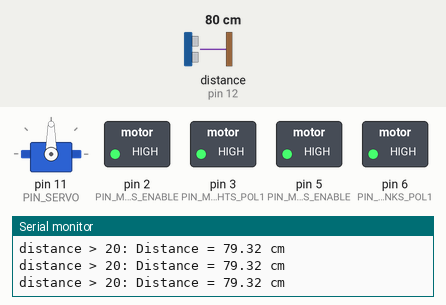
Recording of a sketch running on a simulated Arduino Uno, built with avr-gcc and run on an emulated ATmega328P. On the bench: servo, switched loads named in the sketch (green lamp = pin HIGH), the last lines printed to the serial monitor. Wiring (inferred from the names in the program): ultrasonic range finder: trigger pin 13; echo pin 12. Inputs (shaded band) come from the test bench; at power-on: distance to the obstacle (sensor on pin 12) 80 cm. The echo pulse lasts 58.3 µs per cm; pins used as bus, display or sensor lines are not drawn.

Above: at 1.2 s.
1.3 s: distance to the obstacle (sensor on pin 12) set to 27 cm
4.3 s: distance to the obstacle (sensor on pin 12) set to 22 cm
At 6.1 s:
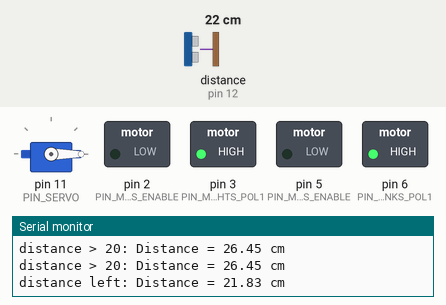
7.3 s: distance to the obstacle (sensor on pin 12) set to 60 cm
At 8.4 s:
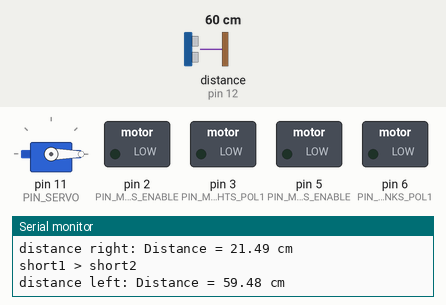
10.3 s: distance to the obstacle (sensor on pin 12) set to 9 cm
At 13.2 s:
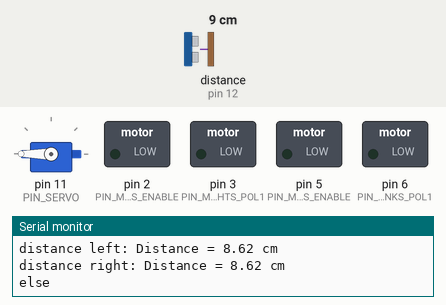
13.3 s: distance to the obstacle (sensor on pin 12) set to 7 cm
15.4 s: distance to the obstacle (sensor on pin 12) set to 4 cm
At 17.1 s:
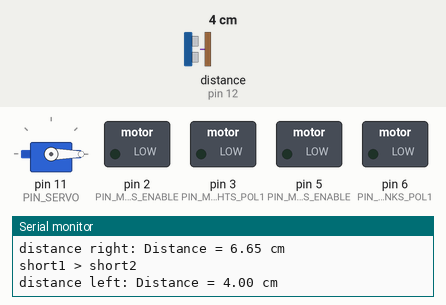
Timing chart, 0 to 18.0 s (numbered marks = the images above; inputs shaded):
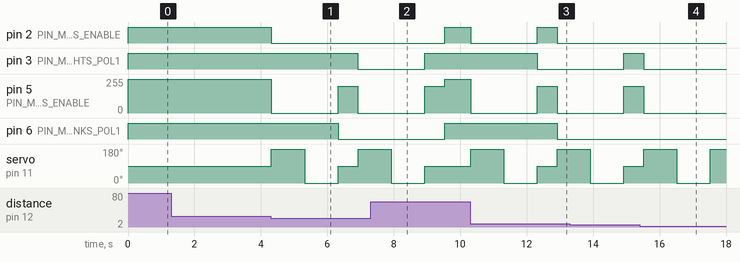

The sketch:

try4.ino
```cpp
# include "includes.h"
# include <Servo.h>

Servo sensordirection;

void setup()
{
  pinMode(PIN_MOTORRECHTS_ENABLE, OUTPUT);
  pinMode(PIN_MOTORRECHTS_POL1, OUTPUT);
  pinMode(PIN_MOTORRECHTS_POL2, INPUT);

  pinMode(PIN_MOTORLINKS_ENABLE, OUTPUT);
  pinMode(PIN_MOTORLINKS_POL1, OUTPUT);
  pinMode(PIN_MOTORLINKS_POL2, INPUT);

  //---------------------------------------------------------------------------------------------

  pinMode(PIN_SONIC_TRIGGER,OUTPUT);
  pinMode(PIN_SONIC_ECHO, INPUT);

  sensordirection.attach(PIN_SERVO);

  Serial.begin(19200);


}

  float distance = 1.0 ;
  float short1 = 1.0 ;
  float short2 = 1.0 ;


void loop() {


  // getDistance ();
  distance = getDistance ();

  if (distance > 25)
  {
    setDirection (FORWARD);
    drive (full);
     Serial.print("distance > 20: Distance = ");
     Serial.print(distance);
     Serial.println(" cm");


  }

  else
  {
    drive (stay);
    look (left);
    delay (500);
    short1 = getDistance ();
    delay (500);

     Serial.print("distance left: Distance = ");
     Serial.print(short1);
     Serial.println(" cm");

    look (right);
    delay (500);
    short2 = getDistance ();
    delay (500);

     Serial.print("distance right: Distance = ");
     Serial.print(short2);
     Serial.println(" cm");

    look (FORWARD);


    if (short1 <= 5 || short2 <= 5)
    {
      if (short1 <= 5)
      {
        turn (leftaround);
      }
      else if (short2 <= 5)
      {
        turn (rightaround);
      }
    }
    else if (short1 > short2)
    {
      Serial.println("short1 > short2");
      turn(left);

    }

    else if (short1 < short2)
    {
     Serial.println("short1 < short2");

     turn(right);

    }
    else
    {
      Serial.println("else");
      turn(rightaround);

    }
    }


}


//---------------------------------------------------------------------------------------------
void setDirection (int d)
{
if (d == 0)
{
  digitalWrite(PIN_MOTORRECHTS_POL1, HIGH);
  digitalWrite(PIN_MOTORRECHTS_POL2, LOW);

  digitalWrite(PIN_MOTORLINKS_POL1, HIGH);
  digitalWrite(PIN_MOTORLINKS_POL2, LOW);
}
else if (d == 1)
{
  digitalWrite(PIN_MOTORRECHTS_POL1, LOW);
  digitalWrite(PIN_MOTORRECHTS_POL2, HIGH);

  digitalWrite(PIN_MOTORLINKS_POL1, LOW);
  digitalWrite(PIN_MOTORLINKS_POL2, HIGH);
}
}
//---------------------------------------------------------------------------------------------
float getDistance ()
{
// Clear the trigPin by setting it LOW:
  digitalWrite(PIN_SONIC_TRIGGER, LOW);
  delayMicroseconds(5);

  // Trigger the sensor by setting the trigPin high for 10 microseconds:
  digitalWrite(PIN_SONIC_TRIGGER, HIGH);
  delayMicroseconds(10);
  digitalWrite(PIN_SONIC_TRIGGER, LOW);

  // Read the echoPin, pulseIn() returns the duration (length of the pulse) in microseconds:
  unsigned long duration = pulseIn(PIN_SONIC_ECHO, HIGH);
  // Calculate the distance:
  float distance = duration*0.034/2;
 // Serial.print("Distance = ");
 // Serial.print(distance);
 // Serial.println(" cm");
  return distance;
}
//---------------------------------------------------------------------------------------------
void drive(int s)
{
  if (s == stay)
  {
    analogWrite(PIN_MOTORRECHTS_ENABLE, SPEED_STOP);

    analogWrite(PIN_MOTORLINKS_ENABLE, SPEED_STOP);
  }

  else if (s == slow)
  {
    analogWrite(PIN_MOTORRECHTS_ENABLE, SPEED_SLOW);

    analogWrite(PIN_MOTORLINKS_ENABLE, SPEED_SLOW);
  }

  else if (s == moderate)
  {
    analogWrite(PIN_MOTORRECHTS_ENABLE, SPEED_MODERATE);

    analogWrite(PIN_MOTORLINKS_ENABLE, SPEED_MODERATE);
  }

  else if (s == full)
  {
    analogWrite(PIN_MOTORRECHTS_ENABLE, SPEED_FULL);

    analogWrite(PIN_MOTORLINKS_ENABLE, SPEED_FULL);
  }
}


void turn (int r)
{
 if (r == left)
 {

      analogWrite(PIN_MOTORRECHTS_ENABLE, SPEED_STOP);
      digitalWrite(PIN_MOTORRECHTS_POL1, HIGH);
      digitalWrite(PIN_MOTORRECHTS_POL2, LOW);

      analogWrite(PIN_MOTORLINKS_ENABLE, SPEED_MODERATE);
      digitalWrite(PIN_MOTORLINKS_POL1, LOW);
      digitalWrite(PIN_MOTORLINKS_POL2, HIGH);

      delay(600);

      analogWrite(PIN_MOTORRECHTS_ENABLE, SPEED_STOP);
      digitalWrite(PIN_MOTORRECHTS_POL1, LOW);
      digitalWrite(PIN_MOTORRECHTS_POL2, LOW);

      analogWrite(PIN_MOTORLINKS_ENABLE, SPEED_STOP);
      digitalWrite(PIN_MOTORLINKS_POL1, LOW);
      digitalWrite(PIN_MOTORLINKS_POL2, LOW);

 }
  else if (r == half_left)
  {

      analogWrite(PIN_MOTORRECHTS_ENABLE, SPEED_STOP);
      digitalWrite(PIN_MOTORRECHTS_POL1, HIGH);
      digitalWrite(PIN_MOTORRECHTS_POL2, LOW);

      analogWrite(PIN_MOTORLINKS_ENABLE, SPEED_MODERATE);
      digitalWrite(PIN_MOTORLINKS_POL1, LOW);
      digitalWrite(PIN_MOTORLINKS_POL2, HIGH);

      delay(200);

      analogWrite(PIN_MOTORRECHTS_ENABLE, SPEED_STOP);
      digitalWrite(PIN_MOTORRECHTS_POL1, LOW);
      digitalWrite(PIN_MOTORRECHTS_POL2, LOW);

      analogWrite(PIN_MOTORLINKS_ENABLE, SPEED_STOP);
      digitalWrite(PIN_MOTORLINKS_POL1, LOW);
      digitalWrite(PIN_MOTORLINKS_POL2, LOW);

  }
  else if (r == half_right)
  {

      analogWrite(PIN_MOTORRECHTS_ENABLE, SPEED_SLOW);
      digitalWrite(PIN_MOTORRECHTS_POL1, LOW);
      digitalWrite(PIN_MOTORRECHTS_POL2, HIGH);

      analogWrite(PIN_MOTORLINKS_ENABLE, SPEED_STOP);
      digitalWrite(PIN_MOTORLINKS_POL1, HIGH);
      digitalWrite(PIN_MOTORLINKS_POL2, LOW);

      delay(300);

      analogWrite(PIN_MOTORRECHTS_ENABLE, SPEED_STOP);
      digitalWrite(PIN_MOTORRECHTS_POL1, LOW);
      digitalWrite(PIN_MOTORRECHTS_POL2, LOW);

      analogWrite(PIN_MOTORLINKS_ENABLE, SPEED_STOP);
      digitalWrite(PIN_MOTORLINKS_POL1, LOW);
      digitalWrite(PIN_MOTORLINKS_POL2, LOW);


  }
  else if (r == right)
  {

      analogWrite(PIN_MOTORRECHTS_ENABLE, SPEED_SLOW);
      digitalWrite(PIN_MOTORRECHTS_POL1, LOW);
      digitalWrite(PIN_MOTORRECHTS_POL2, HIGH);

      analogWrite(PIN_MOTORLINKS_ENABLE, SPEED_STOP);
      digitalWrite(PIN_MOTORLINKS_POL1, LOW);
      digitalWrite(PIN_MOTORLINKS_POL2, HIGH);

      delay(600);

      analogWrite(PIN_MOTORRECHTS_ENABLE, SPEED_STOP);
      digitalWrite(PIN_MOTORRECHTS_POL1, LOW);
      digitalWrite(PIN_MOTORRECHTS_POL2, LOW);

      analogWrite(PIN_MOTORLINKS_ENABLE, SPEED_STOP);
      digitalWrite(PIN_MOTORLINKS_POL1, LOW);
      digitalWrite(PIN_MOTORLINKS_POL2, LOW);

  }
  else if (r == rightaround)
  {

      analogWrite(PIN_MOTORRECHTS_ENABLE, SPEED_SLOW);
      digitalWrite(PIN_MOTORRECHTS_POL1, LOW);
      digitalWrite(PIN_MOTORRECHTS_POL2, HIGH);

      analogWrite(PIN_MOTORLINKS_ENABLE, SPEED_MODERATE);
      digitalWrite(PIN_MOTORLINKS_POL1, HIGH);
      digitalWrite(PIN_MOTORLINKS_POL2, LOW);

      delay(600);

      analogWrite(PIN_MOTORRECHTS_ENABLE, SPEED_STOP);
      digitalWrite(PIN_MOTORRECHTS_POL1, LOW);
      digitalWrite(PIN_MOTORRECHTS_POL2, LOW);

      analogWrite(PIN_MOTORLINKS_ENABLE, SPEED_STOP);
      digitalWrite(PIN_MOTORLINKS_POL1, LOW);
      digitalWrite(PIN_MOTORLINKS_POL2, LOW);

  }
  }


//---------------------------------------------------------------------------------------------
void look (int l)
{
  if (l == left)
  {
    sensordirection.write(180);
  }
  else if (l == half_left)
  {
    sensordirection.write(135);
  }
  else if (l == half_right)
  {
    sensordirection.write(45);
  }
  else if (l == right)
  {
    sensordirection.write(0);
  }
  else if (l == FORWARD)
  {
    sensordirection.write(90);
  }
}
//---------------------------------------------------------------------------------------------
```

includes.h
```cpp
#define SPEED_STOP					0
#define SPEED_SLOW	 				128
#define SPEED_MODERATE				200
#define SPEED_FULL					255
//-------------------------------------------------
#define PIN_MOTORRECHTS_ENABLE 		2
#define PIN_MOTORRECHTS_POL1 		3
#define PIN_MOTORRECHTS_POL2		4

#define PIN_MOTORLINKS_ENABLE 		5
#define PIN_MOTORLINKS_POL1 		6
#define PIN_MOTORLINKS_POL2			7
//--------------------------------------------------
#define PIN_SONIC_VCC 				15
#define PIN_SONIC_GND				14
#define PIN_SONIC_TRIGGER			13
#define PIN_SONIC_ECHO 				12
//--------------------------------------------------
#define PIN_SERVO					11
//--------------------------------------------------
#define FORWARD                 	0
#define BACKWARD                	1
//--------------------------------------------------
#define stay                    	0
#define slow                    	1
#define moderate                	2
#define full                    	3
//--------------------------------------------------
#define left						1
#define half_left					2
#define half_right					3
#define right 						4
#define leftaround						5
#define rightaround						6
//--------------------------------------------------
#define STATE_UNDEFINED				0
#define STATE_DRIVE_FORWARD			1
#define STATE_STOP_MEASURE			2
#define STATE_TURN_LEFT				3
#define STATE_TURN_RIGHT			4
#define STATE_FINISHED        5
//--------------------------------------------------
#define STATE_SERVO_UNDEFINED		0
#define STATE_SERVO_TURNING_LEFT	1
#define STATE_SERVO_TURNING_RIGHT	2
#define STATE_SERVO_INPOSITION_LEFT	3
#define STATE_SERVO_INPOSITION_RIGHT 4
//--------------------------------------------------
#define MINIMUM_DIST              25


// Timer logik
#define TIMER_DECLARE(name) unsigned long g_timer_##name
#define TIMER_START(name, ms) g_timer_##name = millis() + (ms)
#define TIMER_ISDUE(name) (millis() > g_timer_##name)
```

Measured:
- the behaviour switches between 26 and 25 cm on distance to the obstacle (sensor on pin 12) (found by bisection; images 0 and 1)
- the behaviour switches between 6 and 5 cm on distance to the obstacle (sensor on pin 12) (found by bisection; images 3 and 4)
- after the input at 4.3 s, pin 2 (PIN_MOTORRECHTS_ENABLE): HIGH → LOW at once; pin 3 (PIN_MOTORRECHTS_POL1): HIGH → LOW after 2.6 s
- after the input at 7.3 s, pin 2 (PIN_MOTORRECHTS_ENABLE), pin 6 (PIN_MOTORLINKS_POL1): LOW → HIGH after 2.2 s; pin 3 (PIN_MOTORRECHTS_POL1): goes on until 8.9 s, then stays HIGH; servo on pin 11 (PIN_SERVO): goes on until 8.9 s, then stays 90°
- after the input at 10.3 s, pin 2 (PIN_MOTORRECHTS_ENABLE): HIGH → LOW at once, → HIGH 2.0 s later, → LOW 0.60 s later; pin 3 (PIN_MOTORRECHTS_POL1): HIGH → LOW after 2.0 s
- after the input at 15.4 s, pin 3 (PIN_MOTORRECHTS_POL1): goes on until 15.5 s, then stays LOW; pin 5 (PIN_MOTORLINKS_ENABLE): goes on until 15.5 s, then stays 0/255
